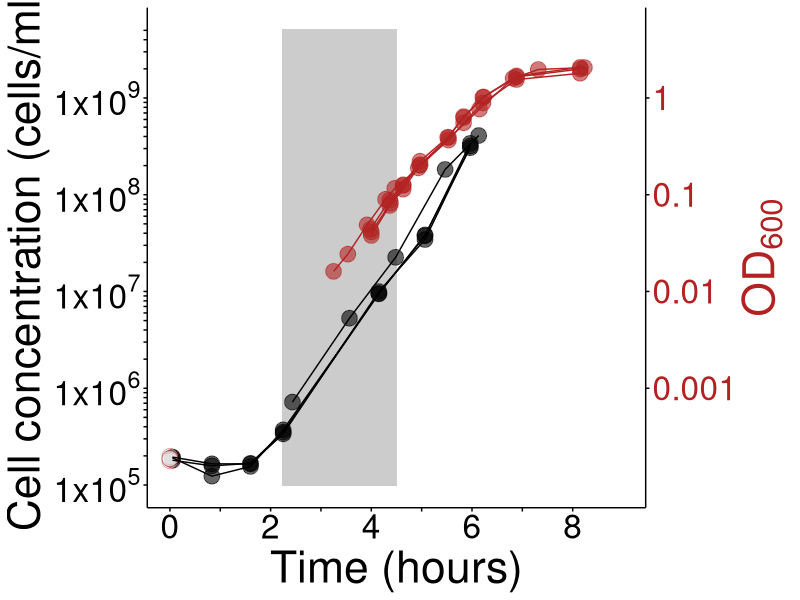
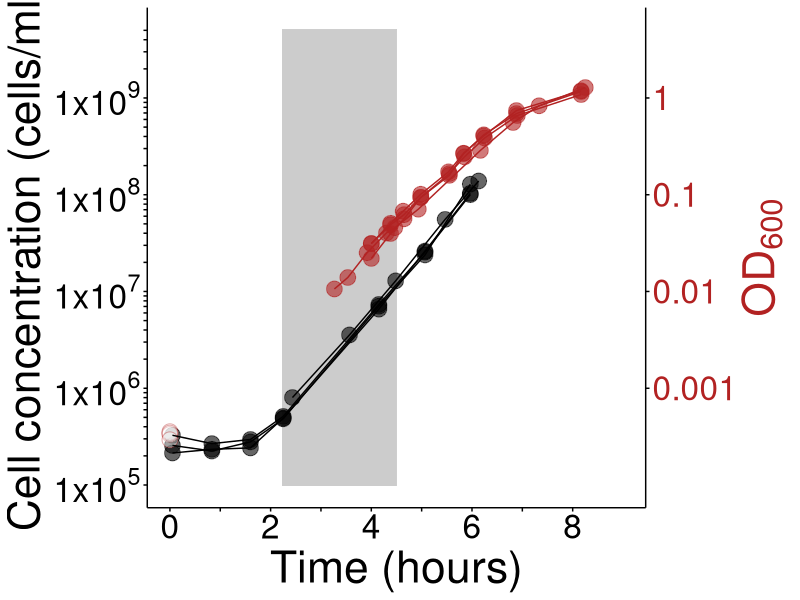

Here is the R script that generated these plots, in order:
require(ggplot2)
#
#load data
fixed_OD_conc_glu <- read.csv("Fig3ef_mopsEZglu_withmetadata.csv", header = T)
#succinate ez
fixed_OD_conc_suc <- read.csv("Fig3ef_mopsEZsuc_withmetadata.csv", header = T)
#
#
#estimate growth rate during the steady-state period using either cell conc or OD data
#
#MOPS+EZ+ACGU+Glucose 
#trim data to include only within steady-state
glu_steadystate <- subset(fixed_OD_conc_glu, fixed_OD_conc_glu$Time_min >= 135)
glu_steadystate <- subset(glu_steadystate, glu_steadystate$Time_min <= 269)
#split steady-state data by rep
glu_steadystate_rep1 <- subset(glu_steadystate, glu_steadystate$Rep == 1)
glu_steadystate_rep2 <- subset(glu_steadystate, glu_steadystate$Rep == 2)
glu_steadystate_rep3 <- subset(glu_steadystate, glu_steadystate$Rep == 3)
glu_steadystate_rep4 <- subset(glu_steadystate, glu_steadystate$Rep == 4)
#
#cell conc growth rate estimate
#fit growth rates using linear regression of log transformed cell conc vs. time in hours
lm_rep1_glu_conc <- lm(log(cellconc) ~ Time_hrs, data = glu_steadystate_rep1)
lm_rep2_glu_conc <- lm(log(cellconc) ~ Time_hrs, data = glu_steadystate_rep2)
lm_rep3_glu_conc <- lm(log(cellconc) ~ Time_hrs, data = glu_steadystate_rep3)
lm_rep4_glu_conc <- lm(log(cellconc) ~ Time_hrs, data = glu_steadystate_rep4)
#extract growth rate (slope) from linear models for each replicate and save as a vector
growthrate_glu_cellconc <- c(coef(lm_rep1_glu_conc)[2], coef(lm_rep2_glu_conc)[2], coef(lm_rep3_glu_conc)[2], coef(lm_rep4_glu_conc)[2])
#calculate mean and sd of growth rate of 4 reps
mean(growthrate_glu_cellconc)
sd(growthrate_glu_cellconc)
#
#OD growth rate estimate
#fit growth rates using linear regression of log transformed od vs. time in hours
lm_rep1_glu_od <- lm(log(OD600) ~ Time_hrs, data = glu_steadystate_rep1)
lm_rep2_glu_od <- lm(log(OD600) ~ Time_hrs, data = glu_steadystate_rep2)
lm_rep3_glu_od <- lm(log(OD600) ~ Time_hrs, data = glu_steadystate_rep3)
lm_rep4_glu_od <- lm(log(OD600) ~ Time_hrs, data = glu_steadystate_rep4)
#extract growth rate (slope) from linear models for each replicate and save as a vector
growthrate_glu_od <- c(coef(lm_rep1_glu_od)[2], coef(lm_rep2_glu_od)[2], coef(lm_rep3_glu_od)[2], coef(lm_rep4_glu_od)[2])
#calculate mean and sd of growth rate of 4 reps
mean(growthrate_glu_od)
sd(growthrate_glu_od)
#
#
#MOPS+EZ+ACGU+Succinate 
#trim data to include only within steady-state
suc_steadystate <- subset(fixed_OD_conc_suc, fixed_OD_conc_suc$Time_min >= 135)
suc_steadystate <- subset(suc_steadystate, suc_steadystate$Time_min <= 269)
#split steady-state data by rep
suc_steadystate_rep1 <- subset(suc_steadystate, suc_steadystate$Rep == 1)
suc_steadystate_rep2 <- subset(suc_steadystate, suc_steadystate$Rep == 2)
suc_steadystate_rep3 <- subset(suc_steadystate, suc_steadystate$Rep == 3)
suc_steadystate_rep4 <- subset(suc_steadystate, suc_steadystate$Rep == 4)
#
#cell conc growth rate estimate
#fit growth rates using linear regression of log transformed cell conc vs. time in hours
lm_rep1_suc_conc <- lm(log(cellconc) ~ Time_hrs, data = suc_steadystate_rep1)
lm_rep2_suc_conc <- lm(log(cellconc) ~ Time_hrs, data = suc_steadystate_rep2)
lm_rep3_suc_conc <- lm(log(cellconc) ~ Time_hrs, data = suc_steadystate_rep3)
lm_rep4_suc_conc <- lm(log(cellconc) ~ Time_hrs, data = suc_steadystate_rep4)
#extract growth rate (slope) from linear models for each replicate and save as a vector
growthrate_suc_cellconc <- c(coef(lm_rep1_suc_conc)[2], coef(lm_rep2_suc_conc)[2], coef(lm_rep3_suc_conc)[2], coef(lm_rep4_suc_conc)[2])
#calculate mean and sd of growth rate of 4 reps
mean(growthrate_suc_cellconc)
sd(growthrate_suc_cellconc)
#
#OD growth rate estimate
#fit growth rates using linear regression of log transformed od vs. time in hours
lm_rep1_suc_od <- lm(log(OD600) ~ Time_hrs, data = suc_steadystate_rep1)
lm_rep2_suc_od <- lm(log(OD600) ~ Time_hrs, data = suc_steadystate_rep2)
lm_rep3_suc_od <- lm(log(OD600) ~ Time_hrs, data = suc_steadystate_rep3)
lm_rep4_suc_od <- lm(log(OD600) ~ Time_hrs, data = suc_steadystate_rep4)
#extract growth rate (slope) from linear models for each replicate and save as a vector
growthrate_suc_od <- c(coef(lm_rep1_suc_od)[2], coef(lm_rep2_suc_od)[2], coef(lm_rep3_suc_od)[2], coef(lm_rep4_suc_od)[2])
mean(growthrate_suc_od)
sd(growthrate_suc_od)
#
#
#PLOTS 
#MOPS+EZ+ACGU+Glucose
#split dataset of Glucose for drawing lines to connect consecutive datapoints
fixed_OD_glu <- fixed_OD_conc_glu[27:63,]
fixed_conc_glu <- fixed_OD_conc_glu[1:26,]
#
expected_OD_glu <- data.frame(exp_y = c(1.9778*1E5, 1.7762*1E5, 1.86566*1E5, 1.8743*1E5), exp_x = c(0,0,0,0), Rep = c(1,2,3,4)) 
#
Figure3e <- ggplot(data = fixed_OD_conc_glu) +geom_rect(aes(xmin = 135/60, xmax = 269/60, ymin = 1E5, ymax = 5E9), colour = "gray80", fill = "gray80") +geom_point(aes(y = cellconc, x = Time_hrs), fill = "black", size = 5, alpha = 0.6) +geom_point(aes(y = OD600*1E9, x = Time_hrs), size = 5, alpha = 0.6, colour = "firebrick", fill = "firebrick") +geom_point(data = expected_OD_glu, aes(y = exp_y, x = exp_x), colour = "firebrick", fill = "white", size = 5, alpha = 0.4, shape = 21) +geom_line(data = fixed_conc_glu, aes(y = cellconc, x = Time_hrs, group = as.factor(Rep)), linetype = "solid") +geom_line(data = fixed_OD_glu, aes(y = OD600*1E9, x = Time_hrs, group = as.factor(Rep)), linetype = "solid", colour = "firebrick") +scale_x_continuous(limits = c(0, 9), breaks = seq(0, 8, 1), labels = c(0,"", 2,"", 4,"", 6, "", 8)) +scale_y_continuous(limits = c(1E5, 5E9), breaks = c(1E5, 2E5, 3E5, 4E5, 5E5, 6E5, 7E5, 8E5, 9E5, 1E6, 2E6, 3E6, 4E6, 5E6, 6E6, 7E6, 8E6, 9E6, 1E7, 2E7, 3E7, 4E7, 5E7, 6E7, 7E7, 8E7, 9E7, 1E8, 2E8, 3E8, 4E8, 5E8, 6E8, 7E8, 8E8, 9E8, 1E9, 2E9, 3E9, 4E9, 5E9), labels = c(expression("1x10"^5), "", "", "", "", "", "", "", "", expression("1x10"^6),"", "", "", "", "", "", "", "", expression("1x10"^7), "", "", "", "", "", "", "", "", expression("1x10"^8),"", "", "", "", "", "", "", "", expression("1x10"^9), "", "", "", ""), trans = "log", name = "Cell concentration (cells/ml)", sec.axis = sec_axis(trans = ~.*1, breaks = c(1E6, 1E7, 1E8, 1E9), labels = c(0.001, 0.01, 0.1, 1),name = expression("OD"[600]))) + xlab('Time (hours)') + theme(legend.position = "none", strip.background = element_blank(), strip.text = element_blank(), panel.background = element_blank(), axis.line.x = element_line(colour = "black"), axis.line.y = element_line(colour = "black"), axis.ticks = element_line(colour = "black"), panel.grid.minor = element_blank(), panel.grid.major = element_blank(), axis.text.y = element_text(colour = "black", size = 24), axis.text.y.right = element_text(colour = "firebrick", size = 24), axis.text.x = element_text(colour = "black", size = 24), axis.title.y = element_text(size = 32, angle = 90), axis.title.y.right = element_text(size = 32, angle = 90, colour = "firebrick"), axis.title.x = element_text(size = 32))
Figure3e
#
#
#MOPS+EZ+ACGU+Succinate
#split dataset of Succinate for drawing lines to connect consecutive datapoints
fixed_OD_suc <- fixed_OD_conc_suc[27:63,]
fixed_conc_suc <- fixed_OD_conc_suc[1:26,]
#
expected_OD_suc <- data.frame(exp_y = c(3.554*1E5, 3.3303*1E5,3.439*1E5, 2.9332*1E5), exp_x = c(0,0,0,0), Rep = c(1,2,3,4)) 
#
Figure3f <- ggplot(data = fixed_OD_conc_suc) +geom_rect(aes(xmin = 135/60, xmax = 269/60, ymin = 1E5, ymax = 5E9), colour = "gray80", fill = "gray80") +geom_point(aes(y = cellconc, x = Time_hrs), fill = "black", size = 5, alpha = 0.6) +geom_point(aes(y = OD600*1E9, x = Time_hrs), size = 5, alpha = 0.6, colour = "firebrick", fill = "firebrick") +geom_point(data = expected_OD_suc, aes(y = exp_y, x = exp_x), colour = "firebrick", fill = "white", size = 5, alpha = 0.4, shape = 21) +geom_line(data = fixed_conc_suc, aes(y = cellconc, x = Time_hrs, group = as.factor(Rep)), linetype = "solid") +geom_line(data = fixed_OD_suc, aes(y = OD600*1E9, x = Time_hrs, group = as.factor(Rep)), linetype = "solid", colour = "firebrick") +scale_x_continuous(limits = c(0, 9), breaks = seq(0, 8, 1), labels = c(0,"", 2,"", 4,"", 6, "", 8)) +scale_y_continuous(limits = c(1E5, 5E9), breaks = c(1E5, 2E5, 3E5, 4E5, 5E5, 6E5, 7E5, 8E5, 9E5, 1E6, 2E6, 3E6, 4E6, 5E6, 6E6, 7E6, 8E6, 9E6, 1E7, 2E7, 3E7, 4E7, 5E7, 6E7, 7E7, 8E7, 9E7, 1E8, 2E8, 3E8, 4E8, 5E8, 6E8, 7E8, 8E8, 9E8, 1E9, 2E9, 3E9, 4E9, 5E9), labels = c(expression("1x10"^5), "", "", "", "", "", "", "", "", expression("1x10"^6),"", "", "", "", "", "", "", "", expression("1x10"^7), "", "", "", "", "", "", "", "", expression("1x10"^8),"", "", "", "", "", "", "", "", expression("1x10"^9), "", "", "", ""), trans = "log", name = "Cell concentration (cells/ml)", sec.axis = sec_axis(trans = ~.*1, breaks = c(1E6, 1E7, 1E8, 1E9), labels = c(0.001, 0.01, 0.1, 1),name = expression("OD"[600]))) + xlab('Time (hours)') + theme(legend.position = "none", strip.background = element_blank(), strip.text = element_blank(), panel.background = element_blank(), axis.line.x = element_line(colour = "black"), axis.line.y = element_line(colour = "black"), axis.ticks = element_line(colour = "black"), panel.grid.minor = element_blank(), panel.grid.major = element_blank(), axis.text.y = element_text(colour = "black", size = 24), axis.text.y.right = element_text(colour = "firebrick", size = 24), axis.text.x = element_text(colour = "black", size = 24), axis.title.y = element_text(size = 32, angle = 90), axis.title.y.right = element_text(size = 32, angle = 90, colour = "firebrick"), axis.title.x = element_text(size = 32))
Figure3f